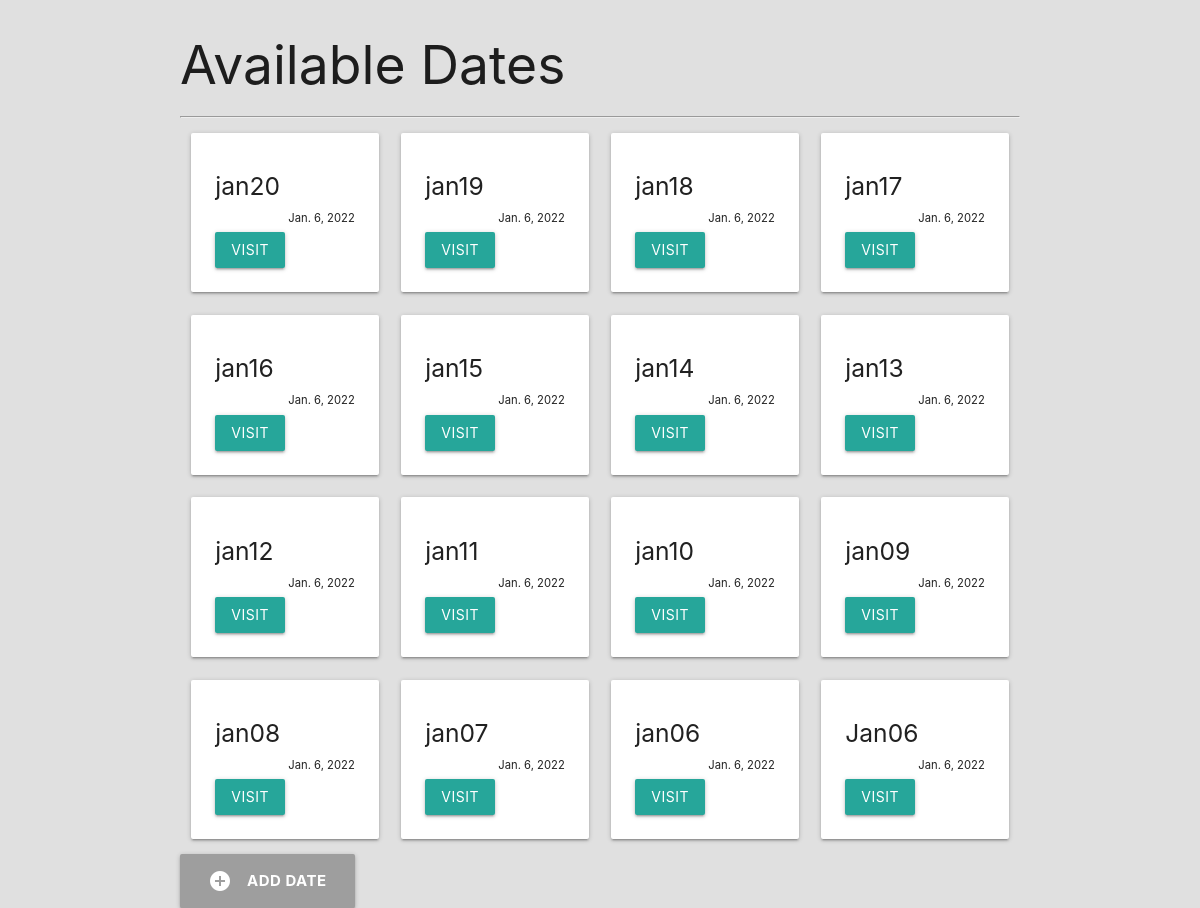
The page / on the database its author committed.
### budget/models.py (models this page shows, shortened)
class Date(models.Model):
    date = models.DateField(default=timezone.now)
    name = models.SlugField(max_length=100, unique=True, blank=True)
    budget = models.IntegerField()

### budget/views.py (the view)
# urls.py: path('', views.date_list, name='list'),
def date_list(request):
    project_list = Date.objects.all().order_by('-id')
    return render(request, 'budget/project-list.html', {'project_list':project_list})

### budget/templates/budget/project-list.html (shortened to what this page needs)
{% extends 'budget/base.html' %}
{% block content %}
{% load static %}
	<div class="container">
		<h2>Available Dates</h2>
		<hr>
		<div class="row">
		{% for project in project_list %}
			<div class="col s3 4">
				<div class="card-panel">
					<h5>{{ project.name }}</h5>
					<small style="float: right">{{ project.date }}</small><br>
					<a href="{% url 'detail' project.name %}" class="btn">Visit</a>
				</div>
			</div>
		{% endfor %}
		</div>
		<a class="grey btn-large" href="{% url 'add'%}">
			<i class="material-icons white-text left">add_circle</i>
			<span class="bold">Add Date</span>
		</a>
	</div>
{% endblock %}

### budget/templates/budget/base.html (shortened to what this page needs)
{% load static %}
<!DOCTYPE html>
<html lang="en">
	<head>
		<link rel="stylesheet" href="{% static 'budget/styles.css' %}">
		<link rel="stylesheet" href="https://cdnjs.cloudflare.com/ajax/libs/materialize/1.0.0/css/materialize.min.css">
	</head>
	<body>
		{% block content %}
		{% endblock %}
	</body>
</html>

### budget/static/budget/styles.css (style rules this page uses)
html { font-family: 'Montserrat'; background-color:#E0E0E0; }
.bold { font-weight: bold; }
.row { margin:0!important; }

### rows shown on the page
Date: name "jan20", date "Jan. 6, 2022"
Date: name "jan19", date "Jan. 6, 2022"
Date: name "jan18", date "Jan. 6, 2022"
Date: name "jan17", date "Jan. 6, 2022"
Date: name "jan16", date "Jan. 6, 2022"
Date: name "jan15", date "Jan. 6, 2022"
Date: name "jan14", date "Jan. 6, 2022"
Date: name "jan13", date "Jan. 6, 2022"
Date: name "jan12", date "Jan. 6, 2022"
Date: name "jan11", date "Jan. 6, 2022"
Date: name "jan10", date "Jan. 6, 2022"
Date: name "jan09", date "Jan. 6, 2022"
Date: name "jan08", date "Jan. 6, 2022"
Date: name "jan07", date "Jan. 6, 2022"
Date: name "jan06", date "Jan. 6, 2022"
Date: name "Jan06", date "Jan. 6, 2022"
